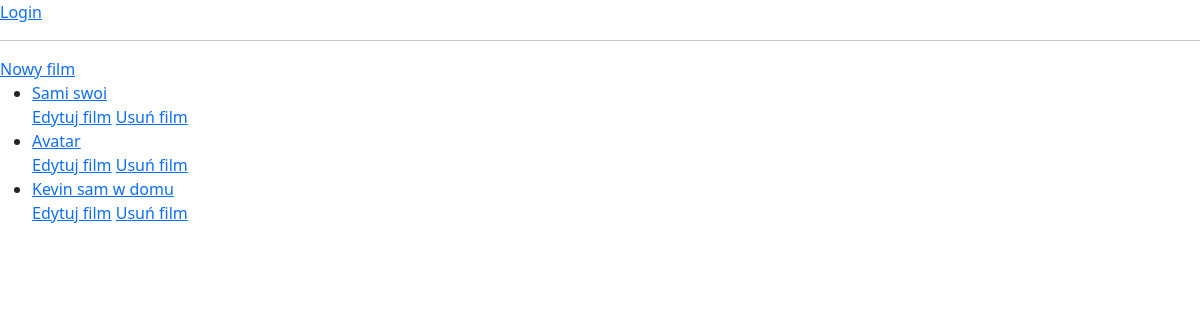
The page /filmy/wszystkie/ on the database as committed earlier.
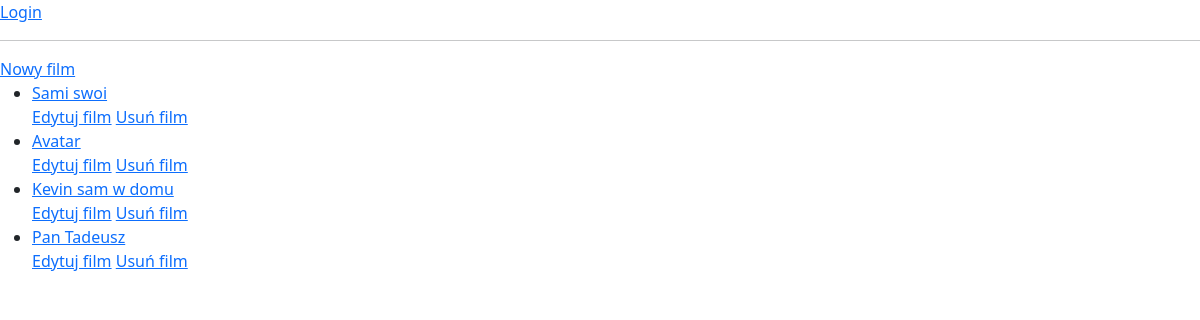
The same page on the database as committed later.
### filmy/models.py (models this page shows, shortened)
class Film(models.Model):
    tytul = models.CharField(max_length=64, blank=False, unique=True)
    rok = models.PositiveSmallIntegerField(blank=False)
    opis = models.TextField(default="")
    premiera = models.DateField(null=True, blank=True)
    imdb_pkts = models.DecimalField(max_digits=4, decimal_places=2, null=True, blank=True)

### filmy/views.py (the view)
# urls.py: path('wszystkie/',wszystkie, name='wszystkie'),
def wszystkie(request):
    filmy=Film.objects.all()
    context = {'filmy': filmy}
    return render(request, 'filmy/wszystkie.html', context)

### templates/filmy/wszystkie.html (shortened to what this page needs)
{% extends 'filmy/glowny.html' %}
{% block strona %}
{% if user.is_authenticated %}
     Witaj {{ user.username }}<br>
    <a href="{% url 'logout' %}">Logout</a>
    {% else %}
    <a href="{% url 'login' %}">Login</a>
    {% endif %}
<hr>
<a href="{% url 'nowy' %}">Nowy film</a>
{% if filmy %}
    <ul>
    {% for film in filmy %}
        <li><a href="{% url 'szczegoly' film.id %}">{{ film.tytul }}</a></li>
        <a href="{% url 'edytuj' film.id %}">Edytuj film</a>
        <a href="{% url 'usun' film.id %}">Usuń film</a>
    {% endfor %}
    </ul>
{% else %}
    <p>Brak filmów w bazie danych.</p>
{% endif %}
{% endblock %}

### templates/filmy/glowny.html (shortened to what this page needs)
<!DOCTYPE html>
<html lang="en">
<head>
    {% load static %}
    <link rel="stylesheet" href="{% static 'moj.css' %}">
    <link rel="stylesheet" href="https://cdn.jsdelivr.net/npm/bootstrap@5.3.2/dist/css/bootstrap.min.css">
</head>
<body>
  {% block strona %} {% endblock %}
</body>
</html>

Rows that differ between the two databases and show on the page:
added Film: tytul "Pan Tadeusz"
